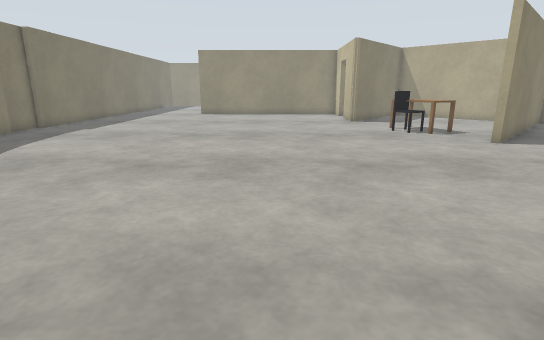
[1] (above)

24 first-person views from a walk through a Gazebo world. The camera is 1 m above the floor, tilts 14° down and sees 80° across. The floor is counted in squares, 0.5 m on a side. Each view is taken from the middle of a square. On the plan, view 1 faces up. The plan holds only what a view shows up to about 18 squares ahead; the rest is blank. The place goes on beyond the plan. Simple shapes stand in for some stock models.

[2]
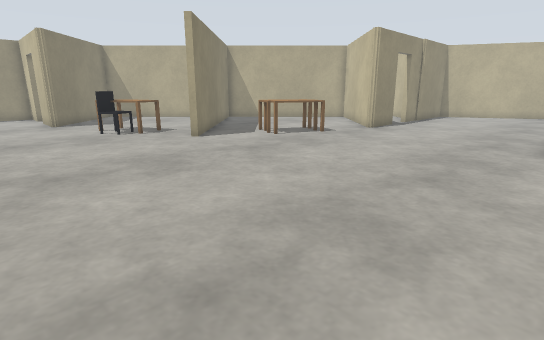

[3]
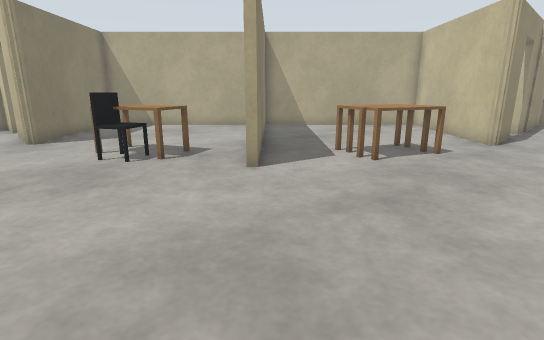

[4]
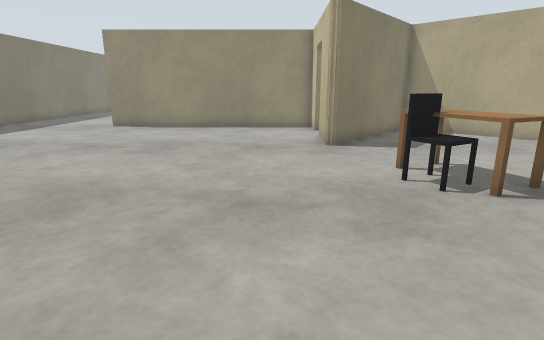

[5]
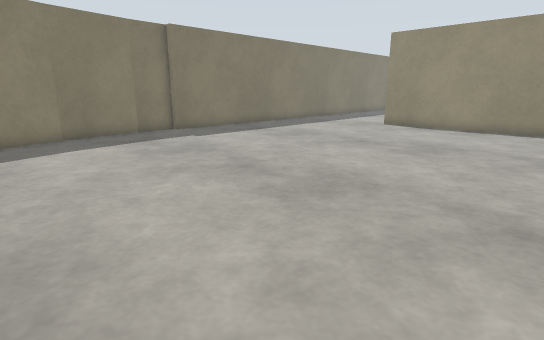

[6]
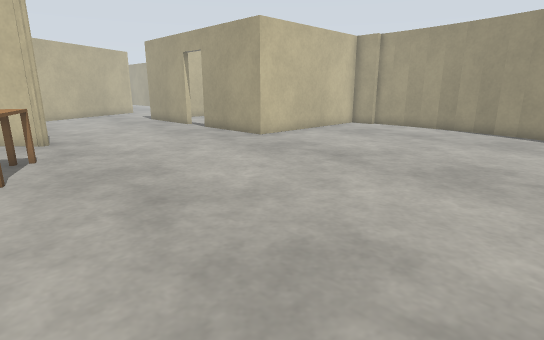

[7]
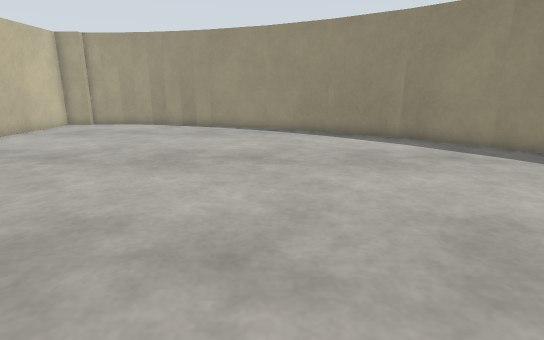

[8]
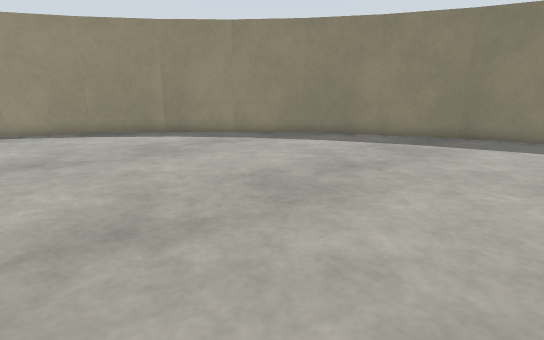

[9]
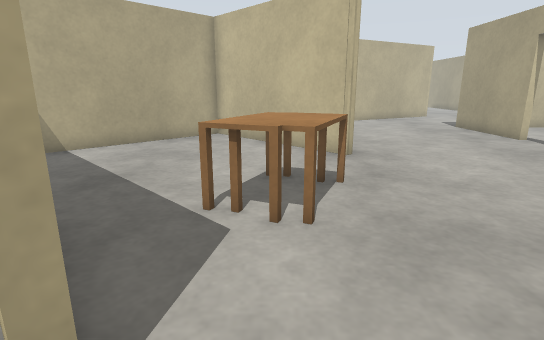

[10]
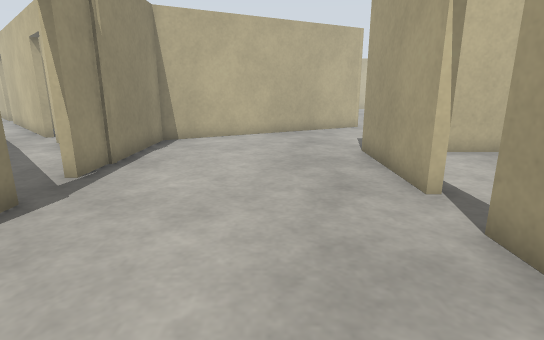

[11]
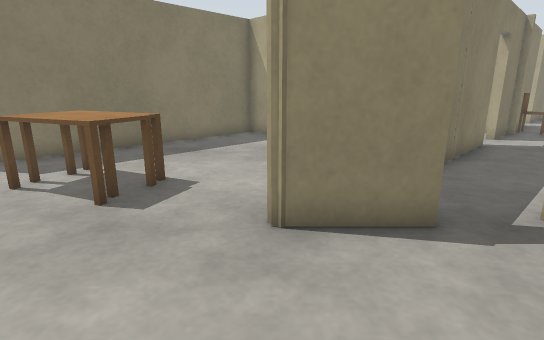

[12]
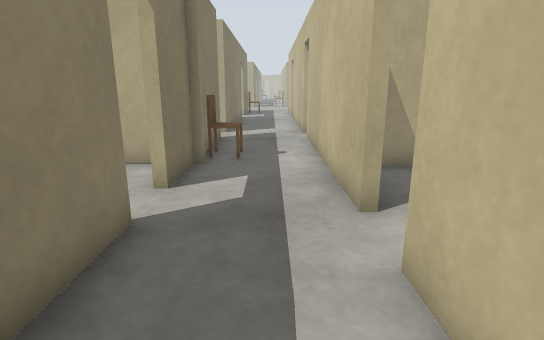

[13]
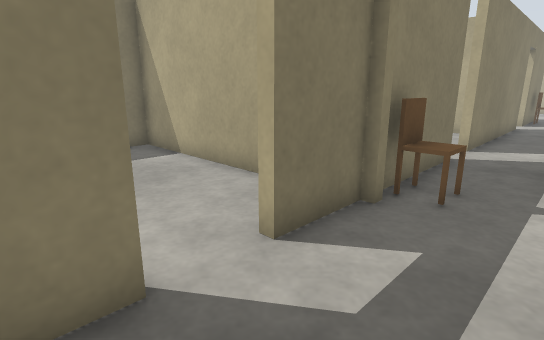

[14]
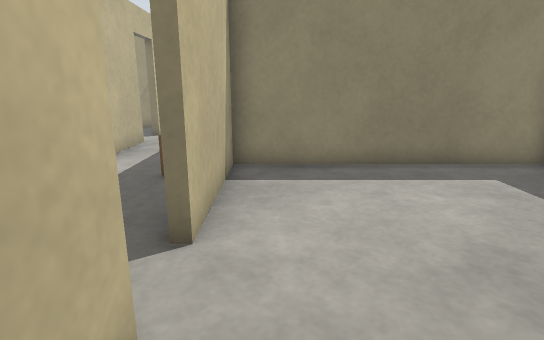

[15]
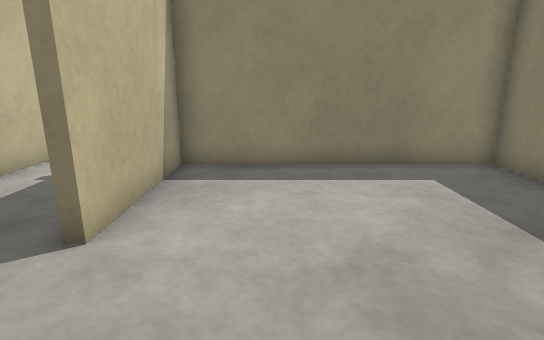

[16]
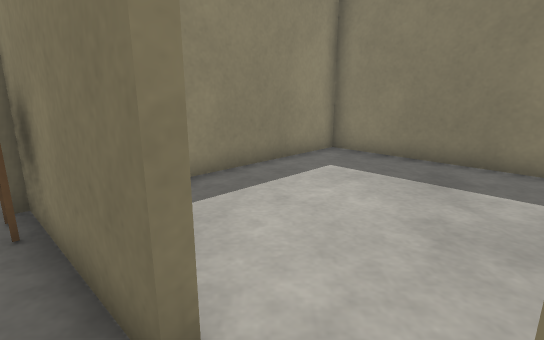

[17]
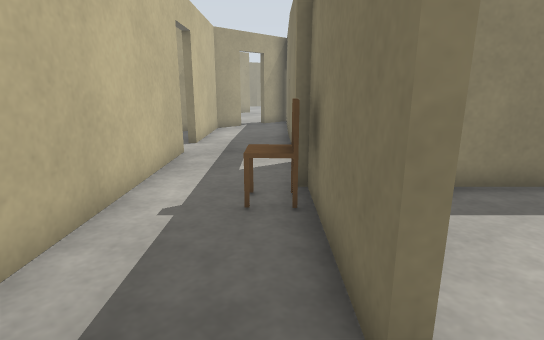

[18]
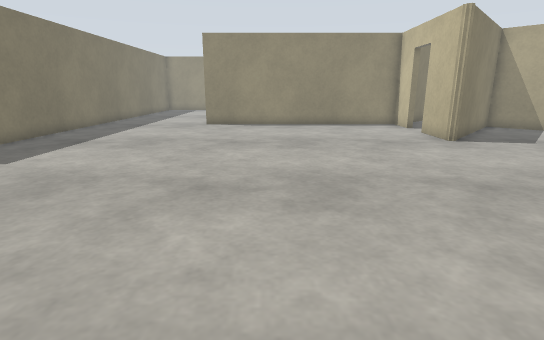

[19]
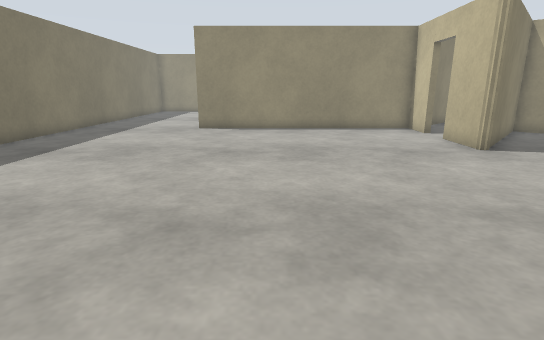

[20]
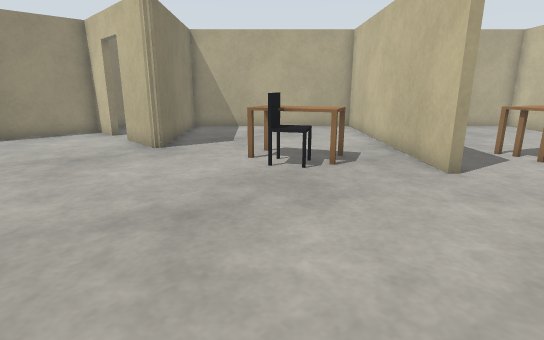

[21]
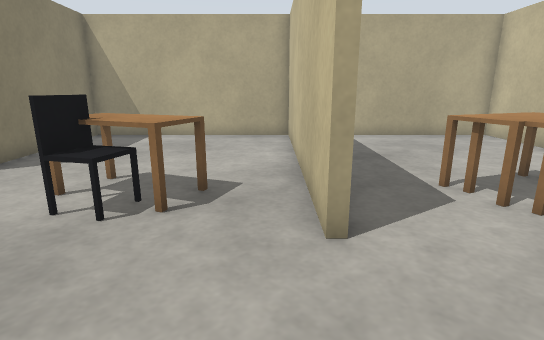

[22]
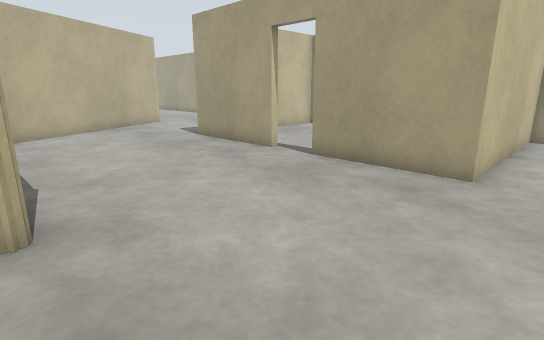

[23]
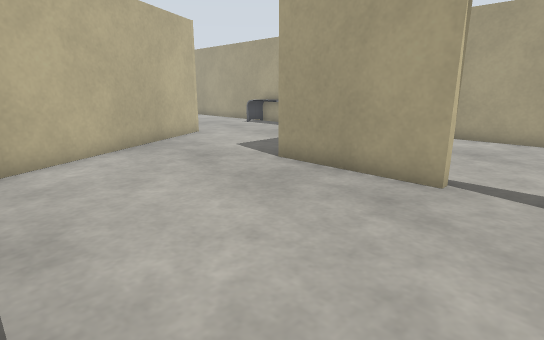

[24]
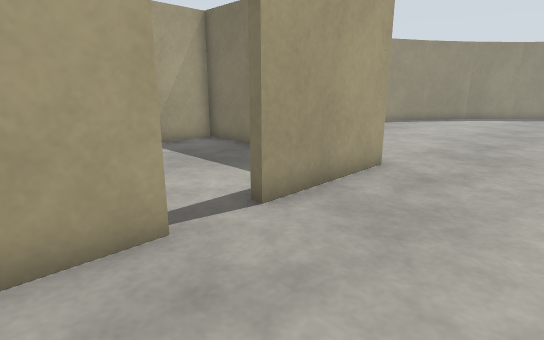

### Floor plan
Points are (right, up) in squares from view 1. A wall is a line through its corners. A room is listed if a view was taken in it or the views show most of it. See-through windows are left out.
Room 1 (views 1, 2, 3, 4, 5, 6, 7, 8, 9, 10, 11, 18, 19, 20, 21, 22, 23, 24)
walls: (8.3, 12.3) (15.8, 19.7) (9.7, 25.8) (5, 20.5) (5.1, 23.4); (5.3, 20.6) (4.9, 21); (17.1, 8.5) (17, 8.6) (17, 8.9); (17.1, 8.5) (22, 13.5) (16, 19.5) (8.6, 12.1); (5.1, 25.1) (5.2, 27.1) (-5.9, 27.1); (-7.9, 3.3) (-5.7, 0.7); (-5.8, 0.7) (-3.3, -1.6); (-9.6, 6.1) (-7.8, 3.2); (-3.4, -1.5) (-0.6, -3.5); (-11, 9.1) (-9.6, 6); (-0.7, -3.4) (2.3, -5); (19.5, 8.5) (17, 8.5); (-11.9, 12.2) (-10.9, 9); (2.2, -4.9) (6.3, -6.4); (-12.4, 15.5) (-11.8, 12.1); (6.1, -6.3) (7.1, -6.5); (-12.4, 17.4) (-12.4, 15.3); (20, 1) (24.8, 1); (13.7, -6.5) (13.7, 1) (18.2, 1); (-12.1, 28.5) (-12.1, 17.1); (28.8, 4.8) (26.9, 8.5) (21.3, 8.5)
ways out: open door at (20.5, 9) to room 2; opening at (26.8, 3); open door at (5, 24.5); open door at (19.5, 1)
objects: other object (6, 15) to (7, 16); desk (6, 15) to (8, 18); desk (12, 9) to (14, 10); desk (12, 11) to (14, 12)
Room 2 (views 12, 13, 14, 15, 16, 17)
walls: (27.6, 18.7) (26, 17); (31.3, 22.3) (27.8, 18.9); (32.2, 23.7) (33.1, 24.6); (24.8, 15.9) (19.5, 10.5); (33.6, 24.6) (32.4, 23.5); (27.6, 13.5) (33.5, 19.5); (25, 28.5) (21.6, 25.1) (27.6, 19.1) (31, 22.6); (21.3, 8.8) (22.9, 8.8) (26.4, 12.3)
ways out: open door at (20.5, 9) to room 1; open door at (25.3, 16.7); open door at (27, 12.5)
objects: chair (29, 18) to (29, 19)

Positions as (right, up) in squares from view 1, and headings:
1: (0, 0), facing up
2: (1, 0), facing up-right
3: (3, 6), facing up-right
4: (3, 9), facing up
5: (3, 9), facing up-left
6: (3, 11), facing down-right
7: (2, 12), facing down
8: (4, 13), facing down-left
9: (7, 11), facing right
10: (14, 4), facing right
11: (17, 4), facing up
12: (23, 11), facing up-right
13: (26, 13), facing up
14: (33, 26), facing down-left
15: (32, 27), facing down-left
16: (33, 23), facing left
17: (33, 23), facing down-left
18: (-2, 8), facing up
19: (-2, 10), facing up
20: (0, 10), facing up-right
21: (5, 10), facing up-right
22: (12, 9), facing down-right
23: (18, 8), facing down-right
24: (22, 5), facing down-left
